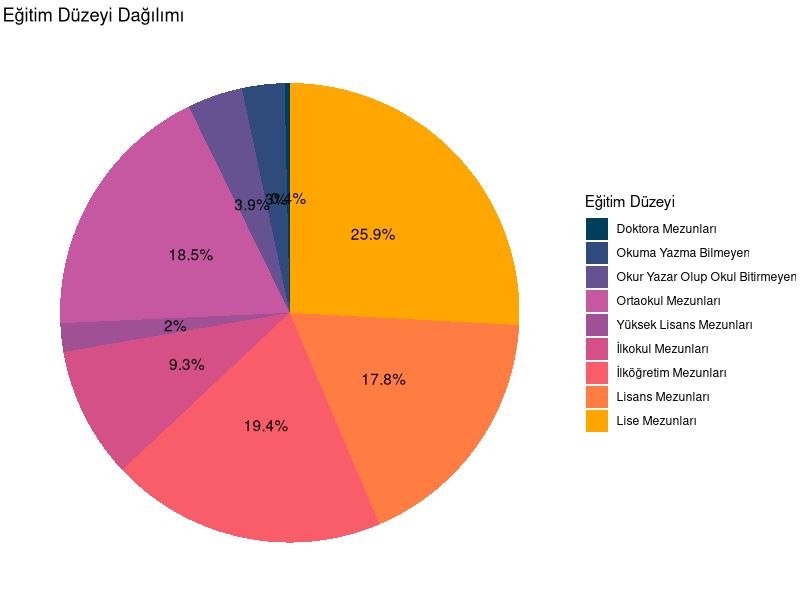
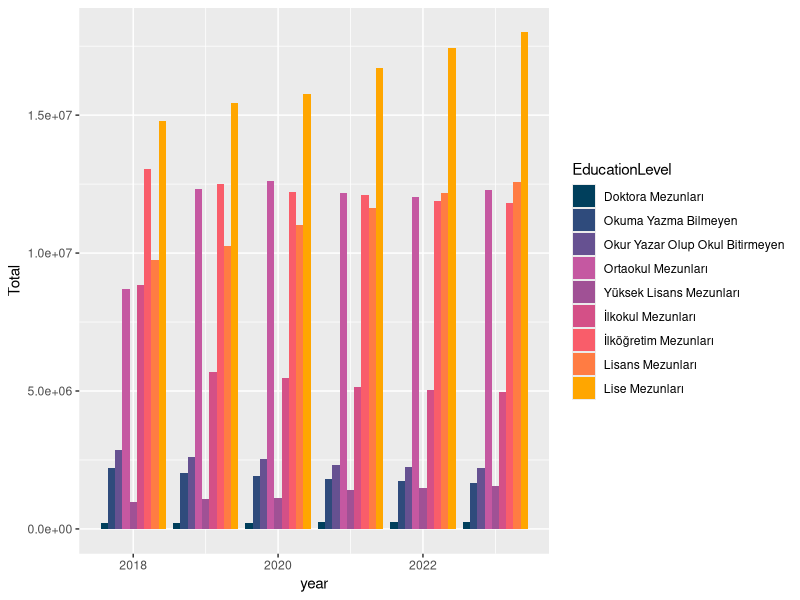
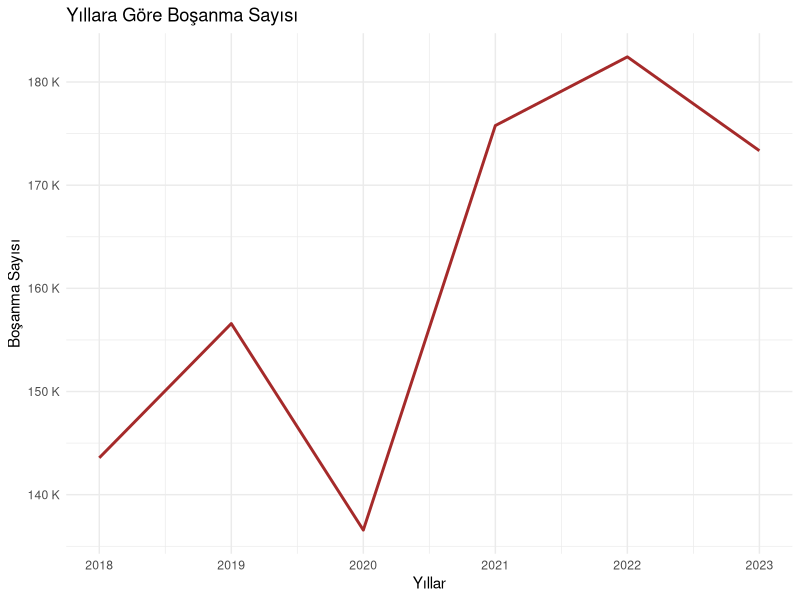
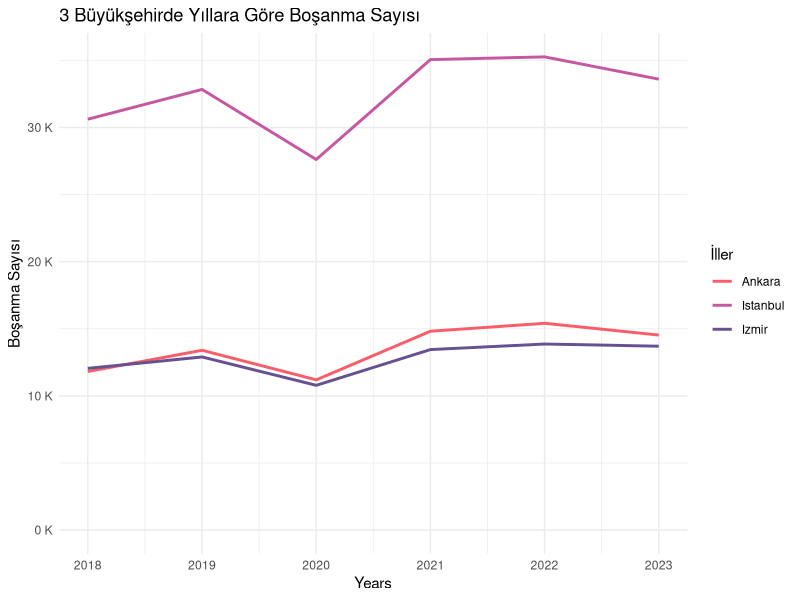
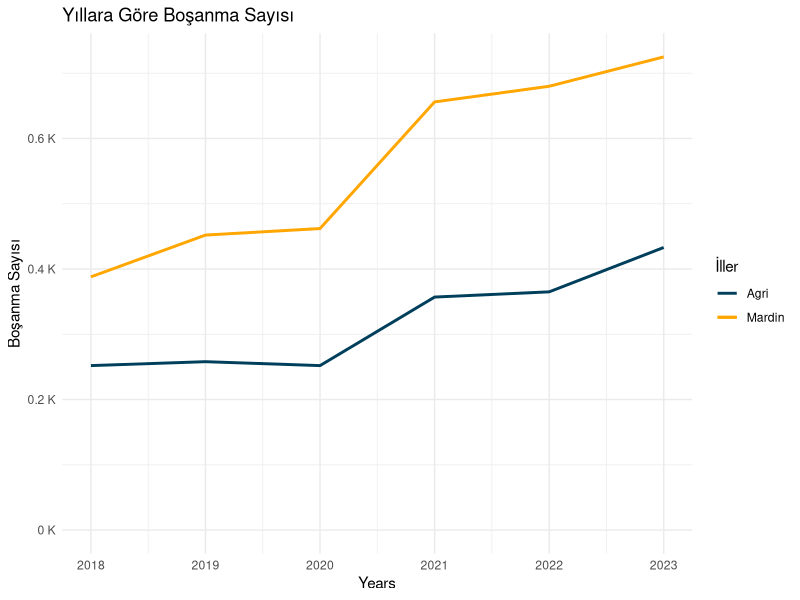
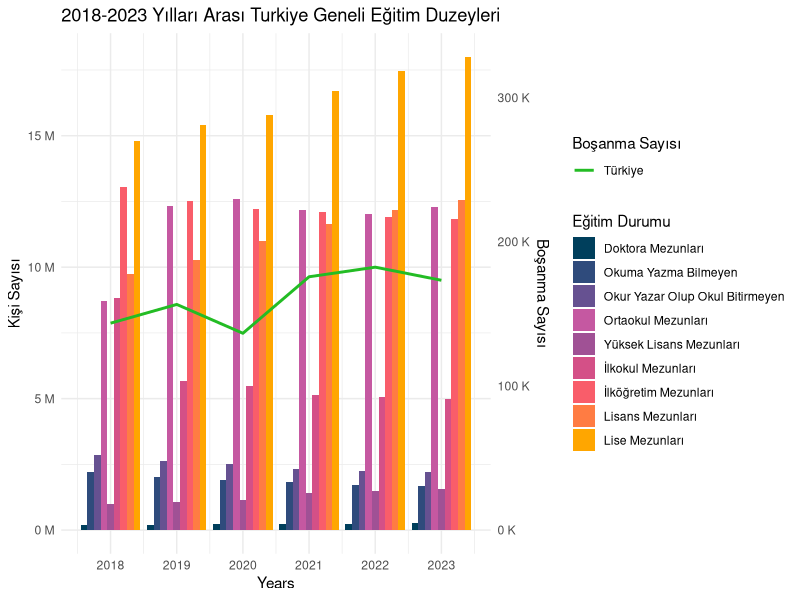
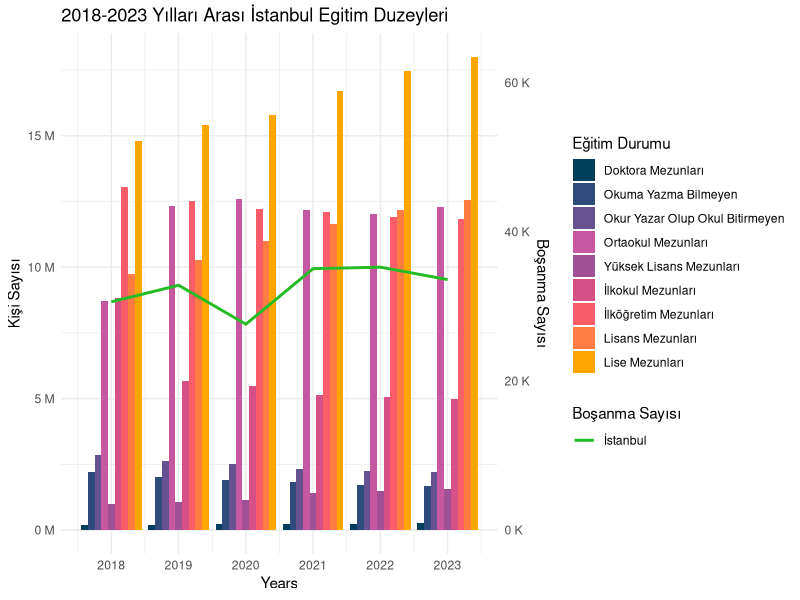
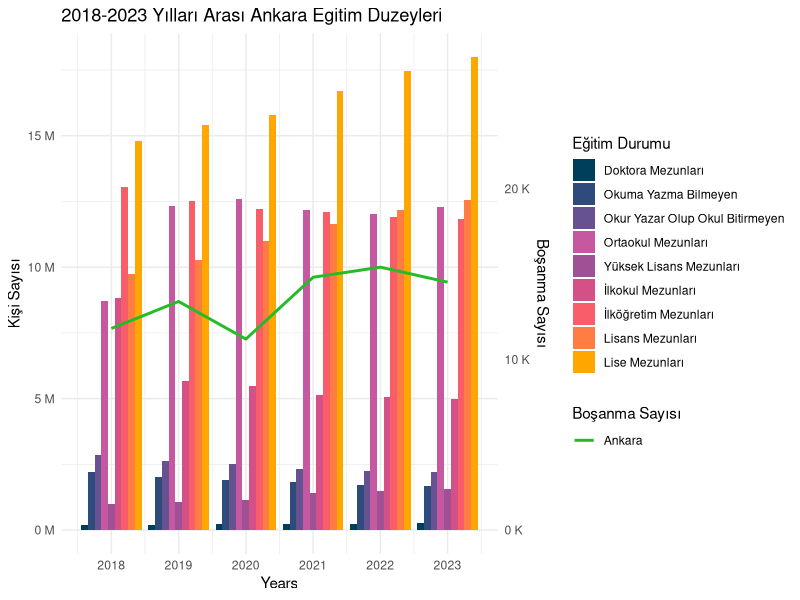

Reproduce these figures in R, in order.
## ---- chunk 1

  
# Kütüphaneler
suppressPackageStartupMessages(library(readr))
suppressPackageStartupMessages(library(ggplot2))
suppressPackageStartupMessages(library(dplyr))
suppressPackageStartupMessages(library(tidyr))  # pivot_longer fonksiyonu için


# Read bar data
bar_data <- read.csv("./portfolyo/calisma2-veriler/veri_edited_en.csv", header = TRUE, encoding = "UTF-8", sep = ";")

# bar_data ilk 10 satır
knitr::kable(head(bar_data, 10), caption = "Veri Setinin İlk 10 Satırı")

## ---- chunk 2

# Reshape bar data to long format
bar_data_long <- bar_data %>%
  pivot_longer(cols = c("illiterate_total", "literate_without_diploma_total", "primary_school_total", "primary_education_total",
                        "lower_secondary_school_total", "upper_secondary_school_total",
                        "universities_and_other_higher_educational_institutions_total",
                        "master_total", "doctorate_total"), names_to = "EducationLevel", values_to = "Total")

# Eğitim düzeyi dağılımı için pie chart
education_summary <- bar_data_long %>%
    group_by(EducationLevel) %>%
    summarize(Total = sum(Total, na.rm = TRUE))

  print(ggplot(education_summary, aes(x = "", y = Total, fill = EducationLevel)) +
    geom_bar(stat = "identity", width = 1) +
    coord_polar("y", start = 0) +
    labs(title = "Eğitim Düzeyi Dağılımı", fill = "Eğitim Düzeyi") +
    theme_void() +
    geom_text(aes(label = paste0(round((Total / sum(Total)) * 100, 1), "%")), 
              position = position_stack(vjust = 0.5)) +
    scale_fill_manual(values = c("doctorate_total" ="#003f5c",
                               "illiterate_total" = "#2f4b7c", 
                               "literate_without_diploma_total" = "#665191",
                               "lower_secondary_school_total" = "#c558a1",
                               "master_total" = "#a05195",
                               "primary_education_total" = "#d45087",
                               "primary_school_total" = "#f95d6a", "universities_and_other_higher_educational_institutions_total" ="#ff7c43",
                               "upper_secondary_school_total" ="#ffa600"
                               ),
                    labels = c("Doktora Mezunları",
                               "Okuma Yazma Bilmeyen",
                               "Okur Yazar Olup Okul Bitirmeyen",
                               "Ortaokul Mezunları",
                               "Yüksek Lisans Mezunları",
                               "İlkokul Mezunları",
                               "İlköğretim Mezunları",
                               "Lisans Mezunları",
                               "Lise Mezunları"
                               )))

## ---- chunk 3

print(ggplot(bar_data_long, aes(x = year, fill = EducationLevel)) +
        geom_bar(aes(y = Total), stat = "identity", position = "dodge", alpha = 1) +
        scale_fill_manual(values = c("doctorate_total" ="#003f5c",
                               "illiterate_total" = "#2f4b7c", 
                               "literate_without_diploma_total" = "#665191",
                               "lower_secondary_school_total" = "#c558a1",
                               "master_total" = "#a05195",
                               "primary_education_total" = "#d45087",
                               "primary_school_total" = "#f95d6a", "universities_and_other_higher_educational_institutions_total" ="#ff7c43",
                               "upper_secondary_school_total" ="#ffa600"
                               ),
                    labels = c("Doktora Mezunları",
                               "Okuma Yazma Bilmeyen",
                               "Okur Yazar Olup Okul Bitirmeyen",
                               "Ortaokul Mezunları",
                               "Yüksek Lisans Mezunları",
                               "İlkokul Mezunları",
                               "İlköğretim Mezunları",
                               "Lisans Mezunları",
                               "Lise Mezunları"
                               )))
## ---- chunk 4
# Read line data
line_data <- read.csv("./portfolyo/calisma2-veriler/bosanma_verisi_edited.csv", header = TRUE, encoding = "UTF-8", sep = ";")

# line_data ilk 10 satır
knitr::kable(head(line_data, 10), caption = "Veri Setinin İlk 10 Satırı")
## ---- chunk 5
 # Create line grapfh throught years
  print(ggplot(line_data, aes(x = year)) +
    geom_line(aes(x = year, y = TR, group = "bosanma"), color = "brown", linewidth = 1) +
    scale_y_continuous(
      name = "Boşanma Sayısı",
      labels = function(x) paste(x / 1e3, "K")
    ) +
    scale_x_continuous(
      name = "Yıllar",
      breaks = 2018:2023  # Step 1 on x-axis
    ) +
    labs(title = "Yıllara Göre Boşanma Sayısı") +
    theme_minimal())

## ---- chunk 6
 # Create line grapfh throught years
  print(ggplot(line_data, aes(x = year)) +
    geom_line(aes(x = year, y = İstanbul, color = "Istanbul"), linewidth = 1) +
    geom_line(aes(x = year, y = Ankara, color = "Ankara"), linewidth = 1) +
      geom_line(aes(x = year, y = İzmir, color = "Izmir"), linewidth = 1) +
      
      scale_color_manual(name = "İller",
                     values = c("Istanbul" = "#c558a1", "Ankara" = "#f95d6a", "Izmir" = "#665191")) +
    scale_y_continuous(
      name = "Boşanma Sayısı",
      labels = function(x) paste(x / 1e3, "K"),
      limits = c(0, NA)
    ) +
    scale_x_continuous(
      name = "Years",
      breaks = 2018:2023  # Step 1 on x-axis
    ) +
    labs(title = "3 Büyükşehirde Yıllara Göre Boşanma Sayısı") +
    theme_minimal())

## ---- chunk 7
 # Create line grapfh throught years
  print(ggplot(line_data, aes(x = year)) +
    geom_line(aes(x = year, y = Ağrı, color = "Agri"), linewidth = 1, show.legend = TRUE) +
    geom_line(aes(x = year, y = Mardin , color = "Mardin"), linewidth = 1) +
      scale_color_manual(name = "İller",
                     values = c("Agri" = "#003f5c", "Mardin" = "#ffa600")) +
    scale_y_continuous(
      name = "Boşanma Sayısı",
      labels = function(x) paste(x / 1e3, "K"),
      limits = c(0,NA)
    ) +
    scale_x_continuous(
      name = "Years",
      breaks = 2018:2023  # Step 1 on x-axis
    ) +
    labs(title = "Yıllara Göre Boşanma Sayısı") +
    theme_minimal())

## ---- chunk 8
# Merge data to ensure categories are aligned
merged_data <- merge(bar_data_long, line_data, by = "year", all.x = TRUE)

# İl listesini tanımlama
iller <- c("TR")

for (il in iller) {
  max_value <- max(merged_data[il])
  coef <- 10e6/max_value
  
  # Create the dual-axis plot
  print(ggplot(merged_data, aes(x = year, fill = EducationLevel)) +
    geom_bar(aes(y = Total), stat = "identity", position = "dodge", alpha = 1) +
    geom_line(aes(x = year, y = !!sym(il) * coef, group = "bosanma", color="Türkiye"), linewidth = 1) +
  scale_fill_manual(values = c("doctorate_total" ="#003f5c",
                               "illiterate_total" = "#2f4b7c", 
                               "literate_without_diploma_total" = "#665191",
                               "lower_secondary_school_total" = "#c558a1",
                               "master_total" = "#a05195",
                               "primary_education_total" = "#d45087",
                               "primary_school_total" = "#f95d6a", "universities_and_other_higher_educational_institutions_total" ="#ff7c43",
                               "upper_secondary_school_total" ="#ffa600"
                               ),
                    labels = c("Doktora Mezunları",
                               "Okuma Yazma Bilmeyen",
                               "Okur Yazar Olup Okul Bitirmeyen",
                               "Ortaokul Mezunları",
                               "Yüksek Lisans Mezunları",
                               "İlkokul Mezunları",
                               "İlköğretim Mezunları",
                               "Lisans Mezunları",
                               "Lise Mezunları"
                               )) +
    scale_color_manual(values = c("Türkiye" = "#23bc24"), name = "Boşanma Sayısı") +
    scale_y_continuous(
      name = "Kişi Sayısı",
      sec.axis = sec_axis(~ . / coef, name="Boşanma Sayısı",
                          labels = function(x) paste(x / 1e3, "K")),
      labels = function(x) paste(x / 1e6, "M"),
      limits = c(0, NA)
    ) +
    scale_x_continuous(
      name = "Years",
      breaks = 2018:2023  # Step 1 on x-axis
    ) +
    labs(title = ifelse(il == "TR", "2018-2023 Yılları Arası Turkiye Geneli Eğitim Duzeyleri", paste("2018-2023 Yılları Arası", il, "Egitim Duzeyleri")), fill = "Eğitim Durumu") +
    theme_minimal())
}

## ---- chunk 9
iller <- c("İstanbul", "Ankara", "İzmir", "Ardahan", "Bayburt", "Tunceli")

for (il in iller) {
  max_value <- max(merged_data[il])
  coef <- 10e6/max_value
  
  # Create the dual-axis plot
  print(ggplot(merged_data, aes(x = year, fill = EducationLevel)) +
    geom_bar(aes(y = Total), stat = "identity", position = "dodge", alpha = 1) +
    geom_line(aes(x = year, y = !!sym(il) * coef, group = "bosanma", color = "bosanma"), linewidth = 1) +
  scale_fill_manual(values = c("doctorate_total" ="#003f5c",
                               "illiterate_total" = "#2f4b7c", 
                               "literate_without_diploma_total" = "#665191",
                               "lower_secondary_school_total" = "#c558a1",
                               "master_total" = "#a05195",
                               "primary_education_total" = "#d45087",
                               "primary_school_total" = "#f95d6a", "universities_and_other_higher_educational_institutions_total" ="#ff7c43",
                               "upper_secondary_school_total" ="#ffa600"
                               ),
                    labels = c("Doktora Mezunları",
                               "Okuma Yazma Bilmeyen",
                               "Okur Yazar Olup Okul Bitirmeyen",
                               "Ortaokul Mezunları",
                               "Yüksek Lisans Mezunları",
                               "İlkokul Mezunları",
                               "İlköğretim Mezunları",
                               "Lisans Mezunları",
                               "Lise Mezunları"
                               )) +
    scale_color_manual(values = c("bosanma" = "#23bc24"), name = "Boşanma Sayısı" , labels= c(il)) +
    scale_y_continuous(
      name = "Kişi Sayısı",
      sec.axis = sec_axis(~ . / coef, name="Boşanma Sayısı",
                          labels = function(x) paste(x / 1e3, "K")),
      labels = function(x) paste(x / 1e6, "M")
    ) +
    scale_x_continuous(
      name = "Years",
      breaks = 2018:2023  # Step 1 on x-axis
    ) +
    labs(title = ifelse(il == "TR", "2018-2023 Yılları Arası Turkiye Geneli Eğitim Duzeyleri", paste("2018-2023 Yılları Arası", il, "Egitim Duzeyleri")), fill = "Eğitim Durumu") +
    theme_minimal())
}
